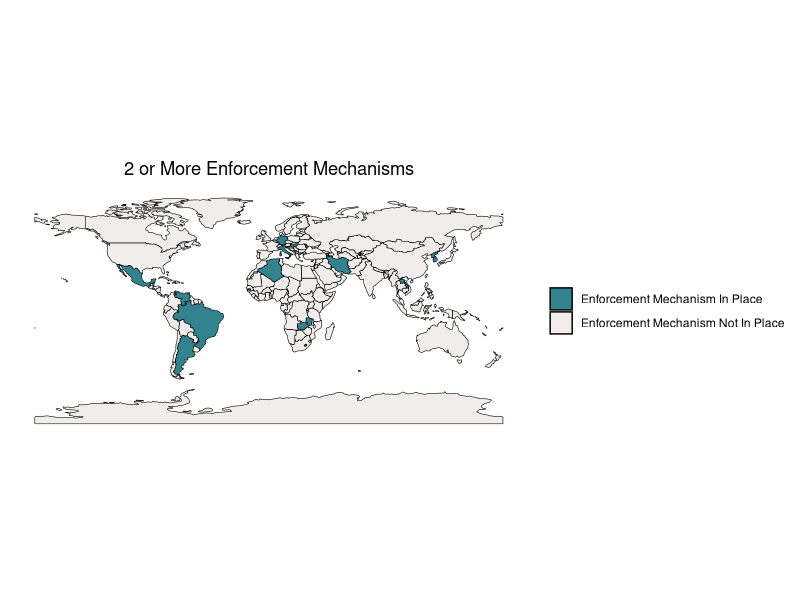
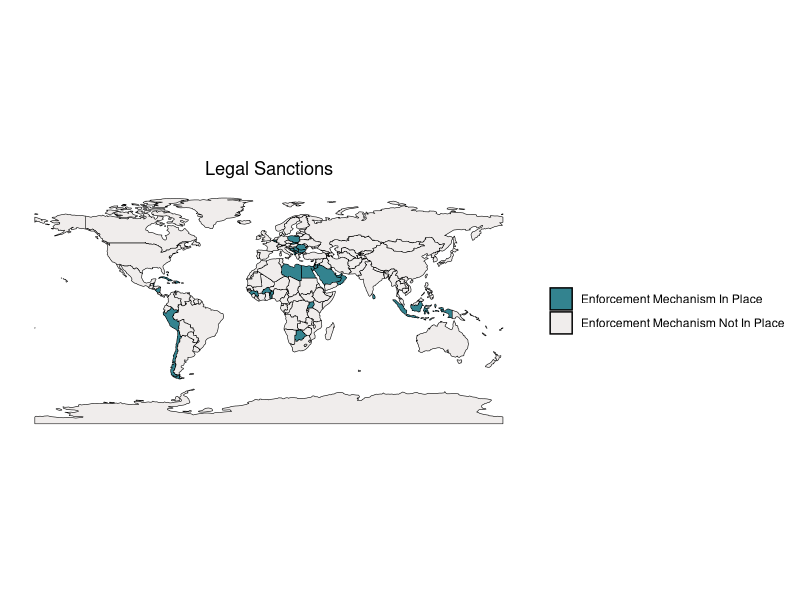
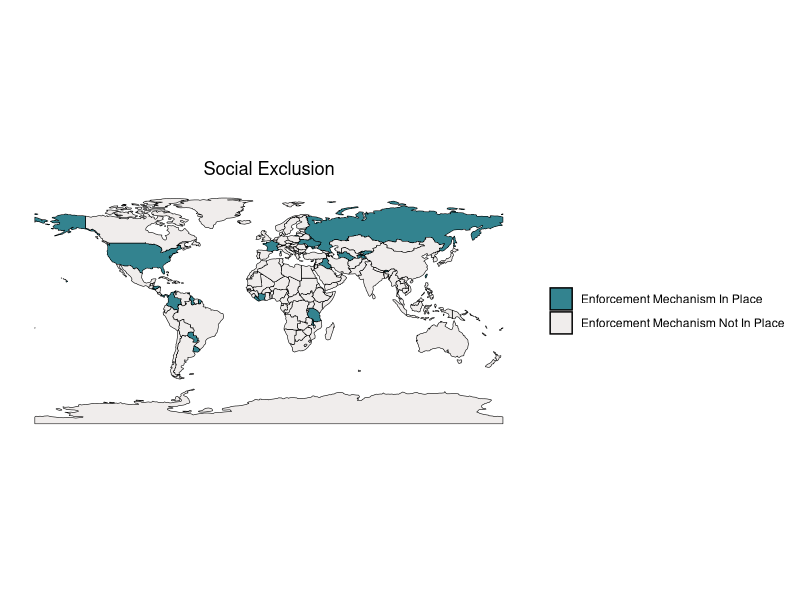
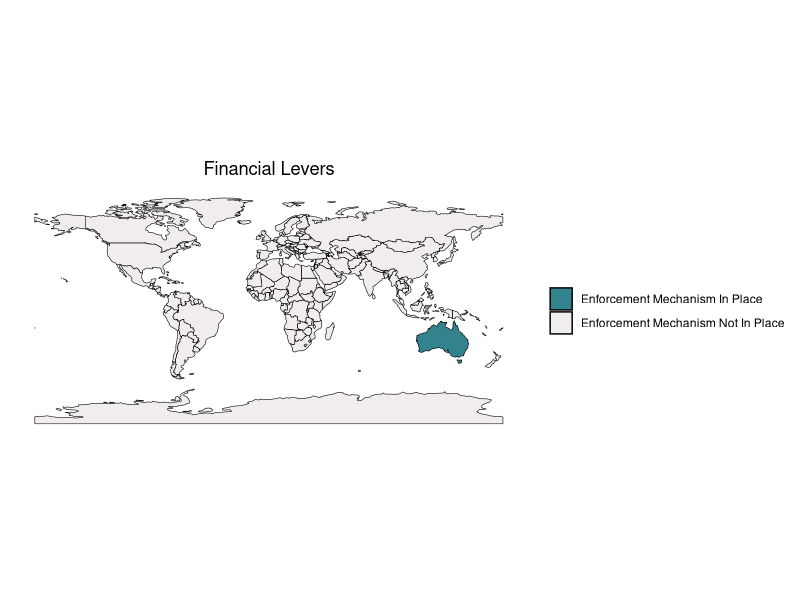
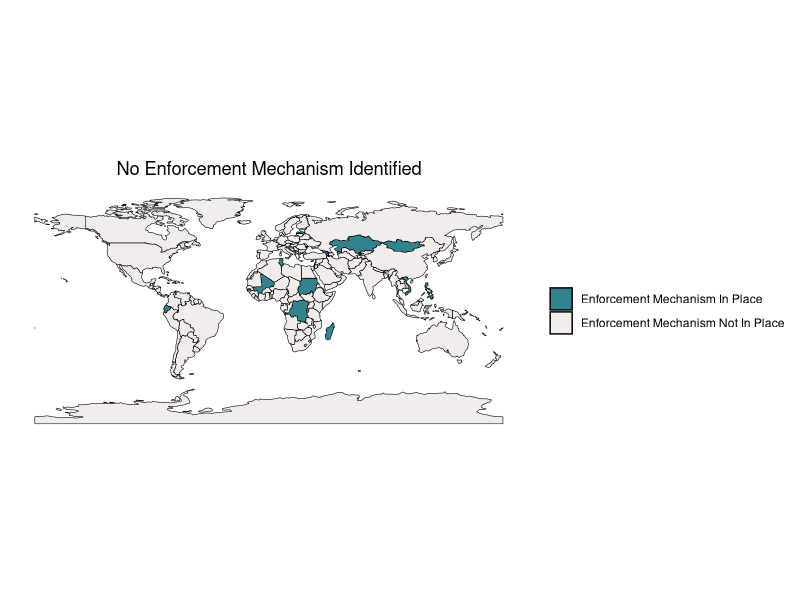
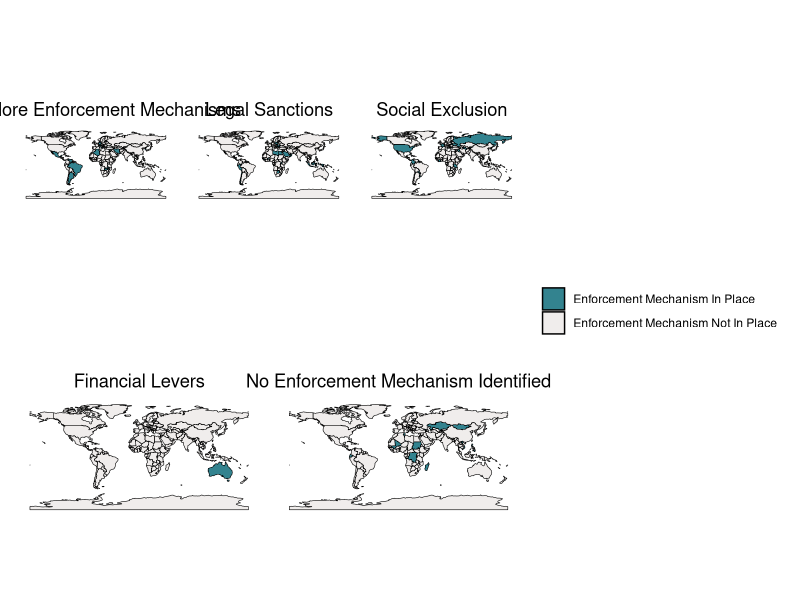

Reproduce these figures in R, in order.
##libraries##
library(tidyverse)
library(tidyr)
library(readr)
library(magrittr)
library(dplyr)
library(rnaturalearth)
library(ggplot2)
library(patchwork)


##Load raw data##
genvax.raw <- read.csv("GenVaxxWIsos.csv")

gv_df <- genvax.raw %>%
  subset(Subtopic.link == "Enforcement of childhood vaccination requirement")
##Make 2+ only df##

two_plus <- gv_df %>%
  filter(grepl("2 or more enforcement mechanisms", Status.link, ignore.case = TRUE)) %>%
  data.frame()

##Make legal sanctions only df##

legal <- gv_df %>%
  filter(grepl("Legal sanctions", Status.link, ignore.case = TRUE)) %>%
  data.frame()

##Make social exclusion only df##

social <- gv_df %>%
  filter(grepl("Social exclusion", Status.link, ignore.case = TRUE)) %>%
  data.frame()

##Make Financial levers only df##

financial <- gv_df %>%
  filter(grepl("Financial levers", Status.link, ignore.case = TRUE)) %>%
  data.frame()


##Make none only df##

none <- gv_df %>%
  filter(grepl("No enforcement mechanisms", Status.link, ignore.case = TRUE)) %>%
  data.frame()

#Call world dataset from rnaturalearth library #
map <- ne_countries(type = 'countries')

# Merge world map data with datasets based on ISO codes
world_2_data <- right_join(two_plus, map, by = "iso_a3_eh")
world_leg_data <- right_join(legal, map, by = "iso_a3_eh")
world_soc_data <- right_join(social, map, by = "iso_a3_eh")
world_fin_data <- right_join(financial, map, by = "iso_a3_eh")
world_none_data <- right_join(none, map, by = "iso_a3_eh")

#Get rid of NA, which is messing up the mapping aesetics below
world_2_data$Status.link[is.na(world_2_data$Status.link)] <- "No data"
world_leg_data$Status.link[is.na(world_leg_data$Status.link)] <- "No data"
world_soc_data$Status.link[is.na(world_soc_data$Status.link)] <- "No data"
world_fin_data$Status.link[is.na(world_fin_data$Status.link)] <- "No data"
world_none_data$Status.link[is.na(world_none_data$Status.link)] <- "No data"
##Map time
#2 or more

world_two_map <- ggplot() +
  geom_sf(data = world_2_data, aes(fill = Status.link, geometry = geometry), color = "black", size = 0.2) +
  theme_minimal() +
  scale_fill_manual(
    values = c("#33838F", "#F0EDEC"),
    labels = c("Enforcement Mechanism In Place", "Enforcement Mechanism Not In Place")
  ) +
  ggtitle("2 or More Enforcement Mechanisms") +
  theme(
    plot.title = element_text(hjust = 0.5),
    panel.grid.major = element_blank(),
    panel.grid.minor = element_blank(),
    axis.text = element_blank(),
    axis.ticks = element_blank(), 
    legend.position = "right",  
    legend.title = element_blank()
  )
print(world_two_map)

##Legal Sanctions
world_leg_map <- ggplot() +
  geom_sf(data = world_leg_data, aes(fill = Status.link, geometry = geometry), color = "black", size = 0.2) +
  theme_minimal() +
  scale_fill_manual(
    values = c("#33838F", "#F0EDEC"),
    labels = c("Enforcement Mechanism In Place", "Enforcement Mechanism Not In Place")
  ) +
  ggtitle("Legal Sanctions") +
  theme(
    plot.title = element_text(hjust = 0.5),
    panel.grid.major = element_blank(),
    panel.grid.minor = element_blank(),
    axis.text = element_blank(),
    axis.ticks = element_blank(), 
    legend.position = "right",  
    legend.title = element_blank()
  )
print(world_leg_map)


#Social Exclusion
world_soc_map <- ggplot() +
  geom_sf(data = world_soc_data, aes(fill = Status.link, geometry = geometry), color = "black", size = 0.2) +
  theme_minimal() +
  scale_fill_manual(
    values = c("#33838F", "#F0EDEC"),  # Replicating the color values from world_fin_map
    labels = c("Enforcement Mechanism In Place", "Enforcement Mechanism Not In Place"), 
    breaks = c("Social exclusion", "No data")  # Specifying breaks explicitly
  ) +
  ggtitle("Social Exclusion") +
  theme(
    plot.title = element_text(hjust = 0.5),
    panel.grid.major = element_blank(),
    panel.grid.minor = element_blank(),
    axis.text = element_blank(),
    axis.ticks = element_blank(), 
    legend.position = "right",  
    legend.title = element_blank()
  )
print(world_soc_map)


world_fin_map <- ggplot() +
  geom_sf(data = world_fin_data, aes(fill = Status.link, geometry = geometry), color = "black", size = 0.2) +
  theme_minimal() +
  scale_fill_manual(
    values = c("#33838F", "#F0EDEC"),
    labels = c("Enforcement Mechanism In Place", "Enforcement Mechanism Not In Place")
  ) +
  ggtitle("Financial Levers") +
  theme(
    plot.title = element_text(hjust = 0.5),
    panel.grid.major = element_blank(),
    panel.grid.minor = element_blank(),
    axis.text = element_blank(),
    axis.ticks = element_blank(), 
    legend.position = "right",  
    legend.title = element_blank()
  )
print(world_fin_map)

#None 

world_none_map <- ggplot() +
  geom_sf(data = world_none_data, aes(fill = Status.link, geometry = geometry), color = "black", size = 0.2) +
  theme_minimal() +
  scale_fill_manual(
    values = c("#33838F", "#F0EDEC"),  # Replicating the color values from world_fin_map
    labels = c("Enforcement Mechanism In Place", "Enforcement Mechanism Not In Place"), 
    breaks = c("No enforcement mechanisms", "No data")  # Specifying breaks explicitly
  ) +
  ggtitle("No Enforcement Mechanism Identified") +
  theme(
    plot.title = element_text(hjust = 0.5),
    panel.grid.major = element_blank(),
    panel.grid.minor = element_blank(),
    axis.text = element_blank(),
    axis.ticks = element_blank(), 
    legend.position = "right",  
    legend.title = element_blank()
  )
print(world_none_map)


(world_two_map + world_leg_map + world_soc_map) / 
  (world_fin_map + world_none_map) + plot_layout(guides = "collect")
